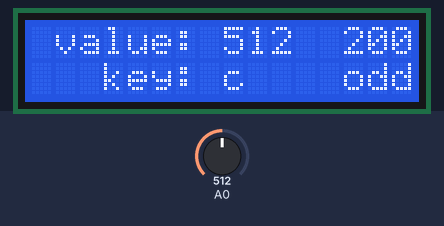
Simulated run of this program. Board: Arduino Uno, built with avr-gcc and run on an emulated ATmega328P. On the bench: 16×2 character LCD. Wiring (inferred from the signals the program sends): character LCD (HD44780): RS pin 8; E pin 9; data pin 4, pin 5, pin 6, pin 7. Inputs (shaded band) come from the test bench; at power-on: A0 = 512. What the program prints to the serial monitor is not drawn.

Above: at 1.3 s.
1.4 s: A0 set to 716
At 2.8 s:
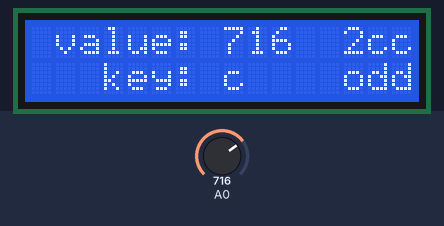
3.1 s: A0 set to 511
At 3.9 s:
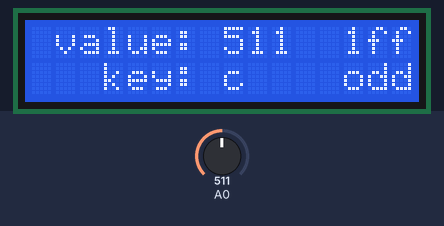
4.6 s: A0 set to 122
At 5.3 s:
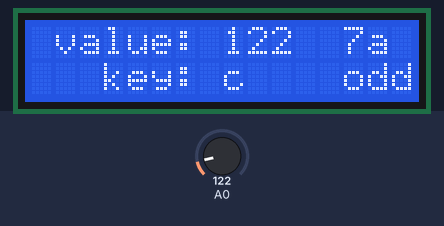
6.2 s: A0 set to 0
At 6.9 s:
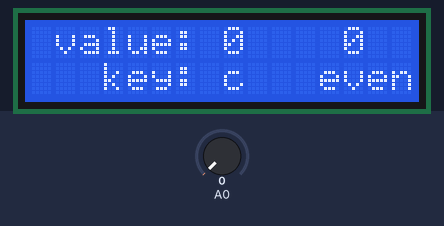
7.8 s: A0 set to 1023
At 7.92 s:
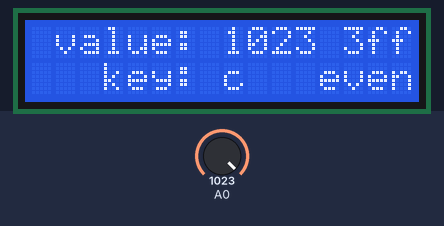
Timing chart, 0 to 10.4 s (numbered marks = the images above; inputs shaded):
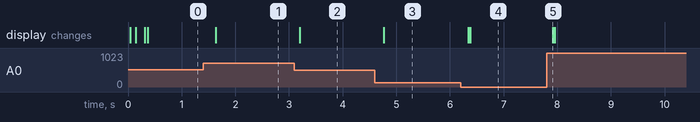

Measured:
- after the input at 1.4 s, the display: changes after 0.23 s (image 1)
- after the input at 3.1 s, the display: changes after 0.10 s (image 2)
- after the input at 4.6 s, the display: changes after 0.17 s (image 3)
- after the input at 6.2 s, the display: first changes after 0.14 s (image 4 shows a later state)
- after the input at 7.8 s, the display: changes after 0.12 s (image 5)

The program:

main.cpp
```cpp
// (licence header left out)
/* Includes ----------------------------------------------------------*/
#include <Arduino.h>
#include <avr/io.h>         // AVR device-specific IO definitions
#include <avr/interrupt.h>  // Interrupts standard C library for AVR-GCC
#include "timer.h"          // Timer library for AVR-GCC
#include "lcd.h"            // Peter Fleury's LCD library
#include <stdlib.h>         // C library. Needed for conversion function
#include "uart.h"           // Peter Fleury's UART library

/* Function definitions ----------------------------------------------*/
// returns 1 if odd (1,3.) and 0 if even(0,2...)
    bool myParity(uint16_t message){
    bool parity = 0;
    while (message) //while message == 1
    {
        parity =   ~parity;
        message =  message & (message -1);
    }
    return parity;
    }

int main(void)
{
    // Initialize LCD display
    lcd_init(LCD_DISP_ON);
    lcd_gotoxy(1, 0); lcd_puts("value:");
    lcd_gotoxy(3, 1); lcd_puts("key:");
    lcd_gotoxy(8, 0); lcd_puts("a");    // Put ADC value in decimal
    lcd_gotoxy(13,0); lcd_puts("b");    // Put ADC value in hexadecimal
    lcd_gotoxy(8, 1); lcd_puts("c");    // Put button name here

    // Configure ADC to convert PC0[A0] analog value
    // Set ADC reference to AVcc
    //ADMUX = 010-0000
    //ADCSRA = 1000 1111
    ADMUX |= (1<<REFS0);
    ADMUX &=  ~(1<<REFS1);
    // Set input channel to ADC0
    ADMUX &= ~((1<<MUX0)|(1<<MUX1)|(1<<MUX2)|(1<<MUX3));
    // Enable ADC module
    ADCSRA |= (1<<ADEN);
    // Enable conversion complete interrupt
    ADCSRA |= (1<<ADIE);
    // Set clock prescaler to 128
    ADCSRA |= ((1<<ADPS0)|(1<<ADPS1)| (1<<ADPS2));

    // Configure 16-bit Timer/Counter1 to start ADC conversion
    // Enable interrupt and set the overflow prescaler to 262 ms
    TIM1_overflow_262ms();
    TIM1_overflow_interrupt_enable();

    // Initialize UART to asynchronous, 8N1, 9600
    uart_init(UART_BAUD_SELECT(9600,F_CPU));

    // Enables interrupts by setting the global interrupt mask
    sei();

    // Infinite loop
    while (1)
    {
        _delay_ms(100);

    if( myParity(ADC)){
        lcd_gotoxy(12,1);
        lcd_puts(" ");
        lcd_gotoxy(13,1);
        lcd_puts("odd");
        uart_puts(" parity: odd");
        uart_puts("\n");
    }
    else
    {
        lcd_gotoxy(12,1);
        lcd_puts("even");
        uart_puts(" parity: even");
        uart_puts("\n");
    }
    }


    // Will never reach this
    return 0;
}

/* Interrupt service routines ----------------------------------------*/
/**
 * ISR starts when Timer/Counter1 overflows. Use single conversion mode
 * and start conversion four times per second.
 */
ISR(TIMER1_OVF_vect)
{
    // Start ADC conversion
    ADCSRA |= (1<<ADSC);

}

/* -------------------------------------------------------------------*/
/**
 * ISR starts when ADC completes the conversion. Display value on LCD
 * and send it to UART.
 */
ISR(ADC_vect)
{

    // print ADC value
    static uint16_t value = 0;
    static uint16_t pre_value = 0; // to avoid flashing display
    char lcd_string[2] = "";
    value = ADC;    // Copy ADC result to 16-bit variable
    if(value !=  pre_value){   //clear display whenever value change
    lcd_gotoxy(8,0);
    lcd_puts("    ");
    lcd_gotoxy(13,0);
    lcd_puts("    ");
    itoa(value, lcd_string, 10);    // Convert decimal value to string
    lcd_gotoxy(8,0);
    lcd_puts(lcd_string);
    itoa(value, lcd_string, 16);
    lcd_gotoxy(13,0);
    lcd_puts(lcd_string);
    //print data to serial in HEX monitor via UART
    uart_puts("button pressed: ");
    uart_puts(lcd_string);
    uart_puts("\n");

    }
    pre_value = value;
}
```
